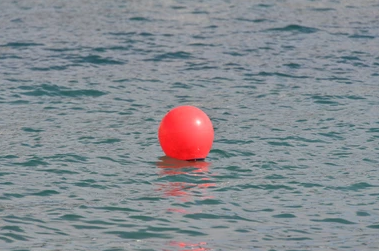
#> input picture WEEK1-Object-Detection-based-on-Colors/images/ballread.png, 379 x 251 px
$ python -i utils.py   (imports and definitions only)
#> lines starting #> are read from the running program, lines starting #| are printed output that depends on the picture; after the words box and inside, x2 and y2 are one past the last pixel; in counts of white or black regions, pixels touching at a corner belong together
#> further down, picture is the input picture: shape (251, 379, 3); mean B, G, R 144.9, 139.3, 133.9
import cv2
import numpy as np
import os

def resize_image(image, percent):
    x = int((image.shape[1]*percent)/100)
    y = int((image.shape[0]*percent)/100)
    image_resize = cv2.resize(image,(x, y), interpolation = cv2.INTER_LINEAR)
    return image_resize
def img_process(img):
    ### Binary by HSV inrange ###
    low_H, low_S, low_V, high_H, high_S, high_V = [0, 77, 185, 180, 255, 255]
    image_HSV = cv2.cvtColor(img, cv2.COLOR_BGR2HSV)
#> image_HSV: shape (251, 379, 3); mean H, S, V 102.2, 36.2, 150.2
    image_threshold = cv2.inRange(image_HSV, (low_H, low_S, low_V), (high_H, high_S, high_V))
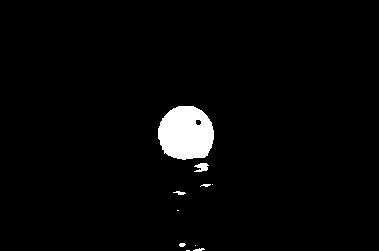
#> image_threshold: shape (251, 379); 2.7% white; 10 white regions (4 under 20 px), largest, box (x1, y1, x2, y2) and area: (158, 106, 214, 160) 2414, (194, 163, 209, 172) 89, (173, 191, 186, 195) 30, (193, 248, 205, 251) 23, (179, 243, 186, 247) 22, (200, 184, 211, 187) 21
    kernel_size = 9
    kernel = cv2.getStructuringElement(cv2.MORPH_ELLIPSE, (kernel_size, kernel_size))
    frame_erode = cv2.erode(image_threshold, kernel)
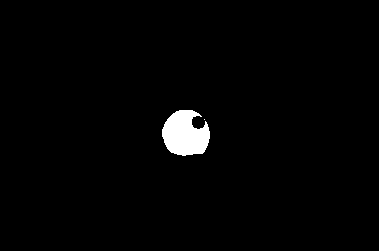
#> frame_erode: shape (251, 379); 1.7% white; 2 white regions (1 under 20 px), largest, box (x1, y1, x2, y2) and area: (162, 110, 210, 156) 1623
    kernel_size = 11
    kernel = cv2.getStructuringElement(cv2.MORPH_ELLIPSE, (kernel_size, kernel_size))
    frame_dilate = cv2.dilate(frame_erode, kernel)
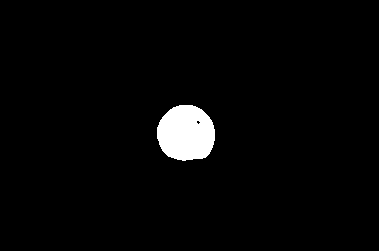
#> frame_dilate: shape (251, 379); 2.7% white; 1 white region, box (x1, y1, x2, y2) and area: (157, 105, 215, 161) 2599
    closing = cv2.morphologyEx(frame_dilate,cv2.MORPH_CLOSE, kernel)
#> closing: shape (251, 379); 2.7% white; 1 white region, box (x1, y1, x2, y2) and area: (157, 105, 215, 161) 2605

    return image_threshold, closing

>>> import cv2
>>> picture = cv2.imread('images/ballread.png')
>>> result = img_process(picture)
